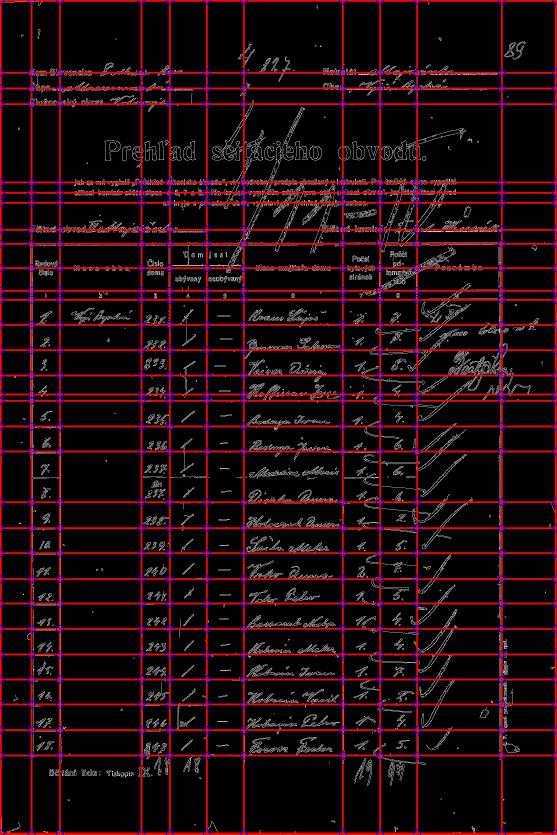
#> input picture images/cdst2.jpg, 1671 x 2503 px, given as the content of the folder images-cropped1/111x77/, which was not available (shown at 1/3 size)
$ python dataset_creator.py
#> lines starting #> are read from the running program, lines starting #| are printed output that depends on the picture; pictures that were not available may be replaced by others from this repository, and a replacement may not be noted
import os
import cv2
import matplotlib.pyplot as plt
# import keras
# import tensorflow as tf

impath='images-cropped1/111x77/'

# Saransh Gupta, https://www.quora.com/How-can-I-read-multiple-images-in-Python-presented-in-a-folder
def readFilesIn(path):
    return [d for d in os.listdir(path) if not os.path.isdir(os.path.join(path, d))]


filelist = readFilesIn(impath)
images = []
labels = []

img = cv2.imread(impath+filelist[0], cv2.IMREAD_GRAYSCALE)
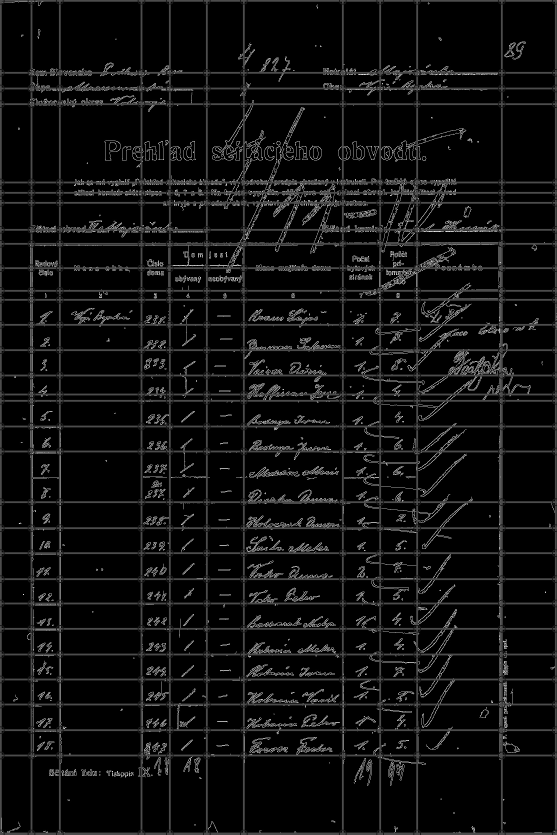
#> img: shape (2503, 1671) (shown at 1/3 size); min 0, max 255, mean 15.5
width, height = img.shape[1], img.shape[0]
#> width = 1671; height = 2503
crop_out = int((width-height)/2)
#> crop_out = -416

for f in filelist:
    img = cv2.imread(impath+f, cv2.IMREAD_GRAYSCALE)
    # crop
    if crop_out > 0:
        cropped = img[0:height, crop_out:width-crop_out]
    else:
        cropped = img[-crop_out:height+crop_out, 0:width]
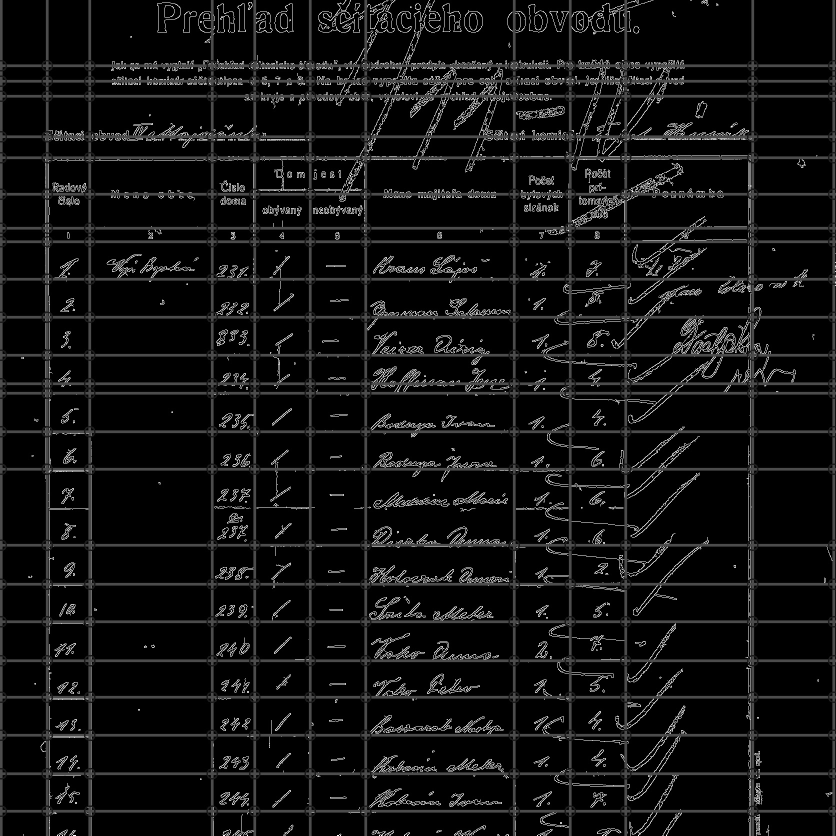
#> cropped: shape (1671, 1671) (shown at 1/2 size); min 0, max 255, mean 17.6
    #resize
    resized = cv2.resize(cropped,(28,28),interpolation = cv2.INTER_AREA)
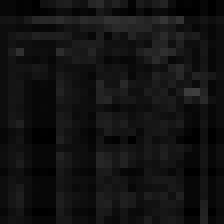
#> resized: shape (28, 28) (shown 8 times larger); min 0, max 62, mean 17.6

    # plt.imshow(img, cmap='gray', interpolation='bicubic')
    # plt.xticks([]), plt.yticks([])  # to hide tick values on X and Y axis
    # plt.show()
    cv2.imwrite(impath+'resized/' + f, resized)
    # [12 lines of commented-out code are left out]
